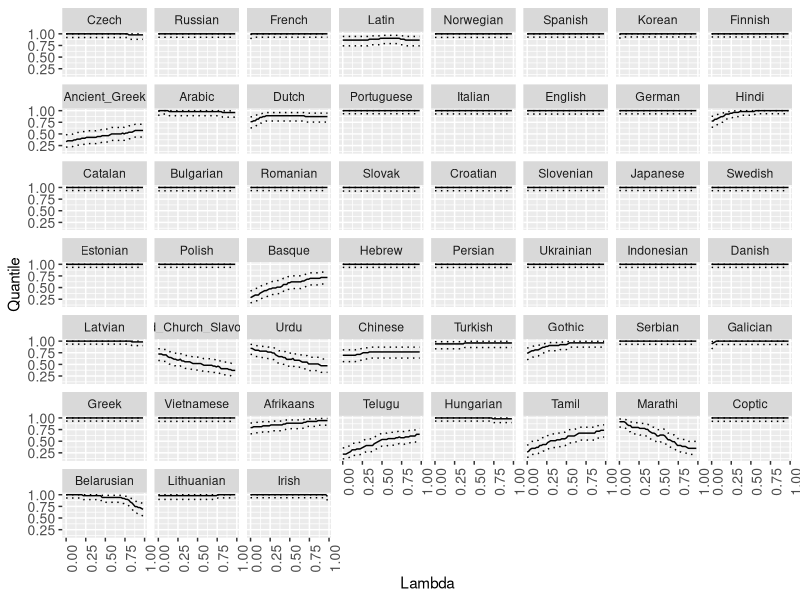

Here is the R script that generated this plot:
data = read.csv("optimality-by-lambda.tsv", sep="\t")

library(tidyr)
library(dplyr)
library(ggplot2)

plot = ggplot(data, aes(x=Lambda, y=Quantile)) + geom_line() + facet_wrap(~Language)

cBoundUpper = c()
cBoundLower = c()
pValue = c()
for(i in (1:nrow(data))) {
   quantile = data$Quantile[[i]]
   samples = data$Samples[[i]]
   test = binom.test(round(quantile*samples), round(samples), alternative="two.sided", conf.level=1-0.05)
   cBoundUpper = c(cBoundUpper, test$conf.int[[2]])
   cBoundLower = c(cBoundLower, test$conf.int[[1]])
   pValue = c(pValue, test$p.value*3)
}
data$UpperBound = cBoundUpper
data$LowerBound = cBoundLower
data$pValue = pValue


plot = ggplot(data, aes(x=Lambda, y=Quantile)) + geom_line() + geom_line(aes(x=Lambda,y=LowerBound)) + facet_wrap(~Language)



corpusSize = read.csv("../../corpus-size/corpus-sizes.tsv", sep="\t")
languagesOrdered = corpusSize$language[order(-corpusSize$sents_train)]

data$Language = factor(data$Language, levels=languagesOrdered)



plot = ggplot(data, aes(x=Lambda, y=Quantile)) + geom_line() + geom_line(aes(x=Lambda,y=UpperBound), linetype="dotted") + geom_line(aes(x=Lambda,y=LowerBound), linetype="dotted") + facet_wrap(~Language)
plot = plot + theme(axis.text = element_text(size=10), axis.text.x = element_text(angle=90, hjust=1)) 

ggsave(plot, file="figures/quantileByLambda.pdf")


